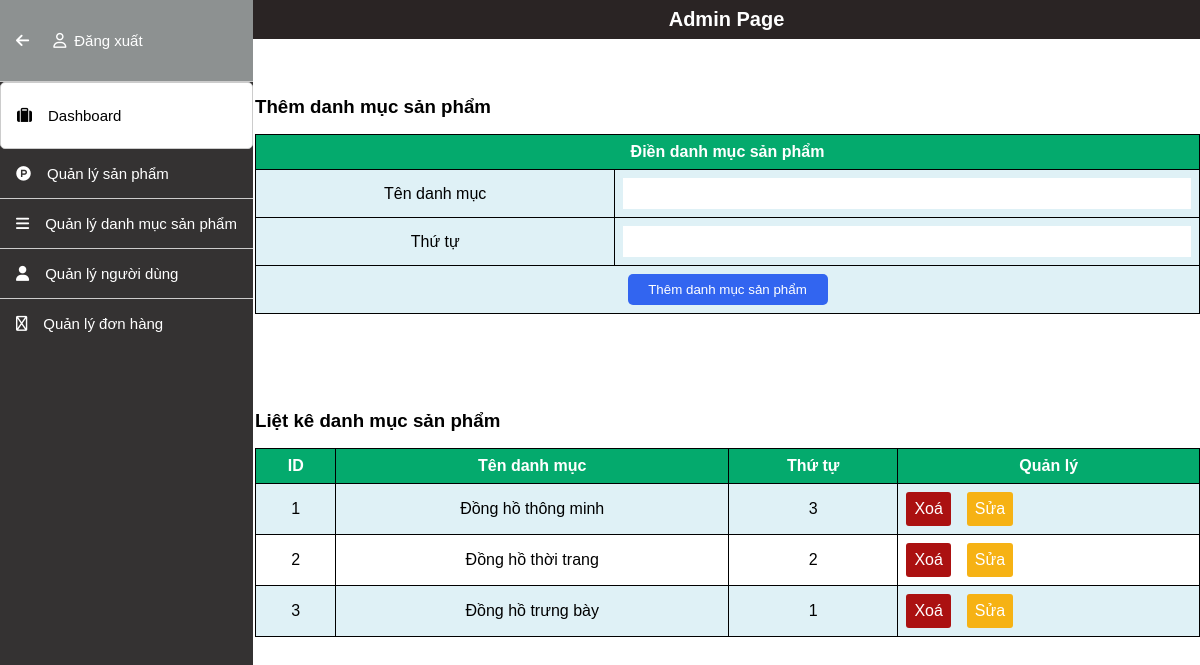
/admincp/index.php?action=quanlydanhmucsanpham&query=them (signed in), run on the app's committed database.
### tables this page shows
CREATE TABLE `tbl_danhmuc` (
  `id_danhmuc` int(11) NOT NULL,
  `tendanhmuc` varchar(100) NOT NULL,
  `thutu` int(11) NOT NULL
);

### admincp/modules/quanlydanhmucsp/lietke.php (the view)
<?php
$sql_lietke = "SELECT * FROM tbl_danhmuc ORDER BY thutu DESC";
$result_lietke = mysqli_query($connect, $sql_lietke);
?>
<h3>Liệt kê danh mục sản phẩm</h3>
<table class="tbl_danhsachsp" style="width: 100%;" border="1" style="border-collapse:collapse;">
    <tr>
        <th>ID</th>
        <th>Tên danh mục</th>
        <th>Thứ tự</th>
        <th>Quản lý</th>
    </tr>
    <?php
    $i = 0;
    while ($row = mysqli_fetch_array($result_lietke)) {
        $i++;
    ?>
    <tr>
        <td><?php echo $i ?></td>
        <td><?php echo $row['tendanhmuc'] ?></td>
        <td><?php echo $row['thutu'] ?></td>
        <td class="action">
            <a class="delete" href="modules/quanlydanhmucsp/xuly.php?iddanhmuc=<?php echo $row['id_danhmuc'] ?>">
                Xoá
            </a>
            <a class="edit"
                href="?action=quanlydanhmucsanpham&query=sua&iddanhmuc=<?php echo $row['id_danhmuc'] ?>">Sửa</a>
        </td>
    </tr>
    <?php
    }
    ?>
</table>

### admincp/css/style_admincp.css (style rules this page uses)
* { padding: 0; margin: 0; box-sizing: border-box; }
body { font-family: Helvetica, sans-serif; }
.wrapper .main h3 { margin: 6rem 0 1rem 0; }
.wrapper .main table { width: 100%; border-collapse: collapse; }
th, td { text-align: center; padding: 8px; }
td.action { display: flex; flex-direction: row; border: none; vertical-align: inherit; }
td.action a { text-decoration: none; color: #fff; display: block; padding: 0.5rem; border-radius: 3px; }
td.action a.delete { background-color: rgb(171, 17, 17); margin-right: 1rem; }
td.action a.edit { background-color: #f6b214; }
tr { border: 1px solid #000; padding: 0.5rem 0; }
.tbl_danhsachsp tr:nth-child(even) { background-color: #dff1f6; }
th { background-color: #04aa6d; color: white; }

### data on the page
tbl_danhmuc: tendanhmuc "Đồng hồ thông minh", thutu "3"
tbl_danhmuc: tendanhmuc "Đồng hồ thời trang", thutu "2"
tbl_danhmuc: tendanhmuc "Đồng hồ trưng bày", thutu "1"
